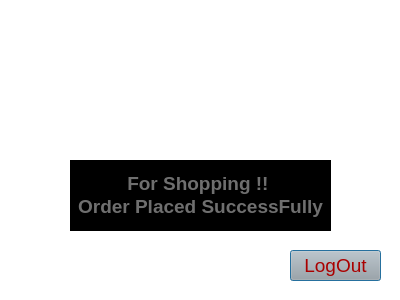
<?xml version="1.0" encoding="UTF-8"?>
<ui version="4.0">
 <class>greet</class>
 <widget class="QDialog" name="greet">
  <property name="geometry">
   <rect>
    <x>0</x>
    <y>0</y>
    <width>400</width>
    <height>300</height>
   </rect>
  </property>
  <property name="windowTitle">
   <string>Dialog</string>
  </property>
  <property name="styleSheet">
   <string notr="true">
background-color: rgb(255, 255, 255);</string>
  </property>
  <widget class="QLabel" name="label">
   <property name="geometry">
    <rect>
     <x>0</x>
     <y>-20</y>
     <width>401</width>
     <height>321</height>
    </rect>
   </property>
   <property name="text">
    <string/>
   </property>
   <property name="pixmap">
    <pixmap>image/ty.jpg</pixmap>
   </property>
   <property name="scaledContents">
    <bool>true</bool>
   </property>
  </widget>
  <widget class="QPushButton" name="lo_btn">
   <property name="geometry">
    <rect>
     <x>290</x>
     <y>250</y>
     <width>91</width>
     <height>31</height>
    </rect>
   </property>
   <property name="font">
    <font>
     <pointsize>14</pointsize>
    </font>
   </property>
   <property name="styleSheet">
    <string notr="true">background-color: rgb(167, 168, 167);                     
color: rgb(170, 0, 0);</string>
   </property>
   <property name="text">
    <string>LogOut</string>
   </property>
  </widget>
  <widget class="QLabel" name="thanks_l">
   <property name="geometry">
    <rect>
     <x>70</x>
     <y>160</y>
     <width>261</width>
     <height>71</height>
    </rect>
   </property>
   <property name="styleSheet">
    <string notr="true">color: rgb(111, 111, 111);
background-color: rgb(0, 0, 0);
</string>
   </property>
   <property name="text">
    <string>&lt;!DOCTYPE HTML PUBLIC &quot;-//W3C//DTD HTML 4.0//EN&quot; &quot;http://www.w3.org/TR/REC-html40/strict.dtd&quot;&gt;
&lt;html&gt;&lt;head&gt;&lt;meta name=&quot;qrichtext&quot; content=&quot;1&quot; /&gt;&lt;style type=&quot;text/css&quot;&gt;
p, li { white-space: pre-wrap; }
&lt;/style&gt;&lt;/head&gt;&lt;body style=&quot; font-family:'MS Shell Dlg 2'; font-size:8pt; font-weight:400; font-style:normal;&quot;&gt;
&lt;p align=&quot;center&quot; style=&quot; margin-top:0px; margin-bottom:0px; margin-left:0px; margin-right:0px; -qt-block-indent:0; text-indent:0px;&quot;&gt;&lt;span style=&quot; font-size:14pt; font-weight:600;&quot;&gt;For Shopping !! &lt;/span&gt;&lt;/p&gt;
&lt;p align=&quot;center&quot; style=&quot; margin-top:0px; margin-bottom:0px; margin-left:0px; margin-right:0px; -qt-block-indent:0; text-indent:0px;&quot;&gt;&lt;span style=&quot; font-size:14pt; font-weight:600;&quot;&gt;Order Placed SuccessFully&lt;/span&gt;&lt;/p&gt;&lt;/body&gt;&lt;/html&gt;</string>
   </property>
  </widget>
 </widget>
 <resources/>
 <connections/>
</ui>
